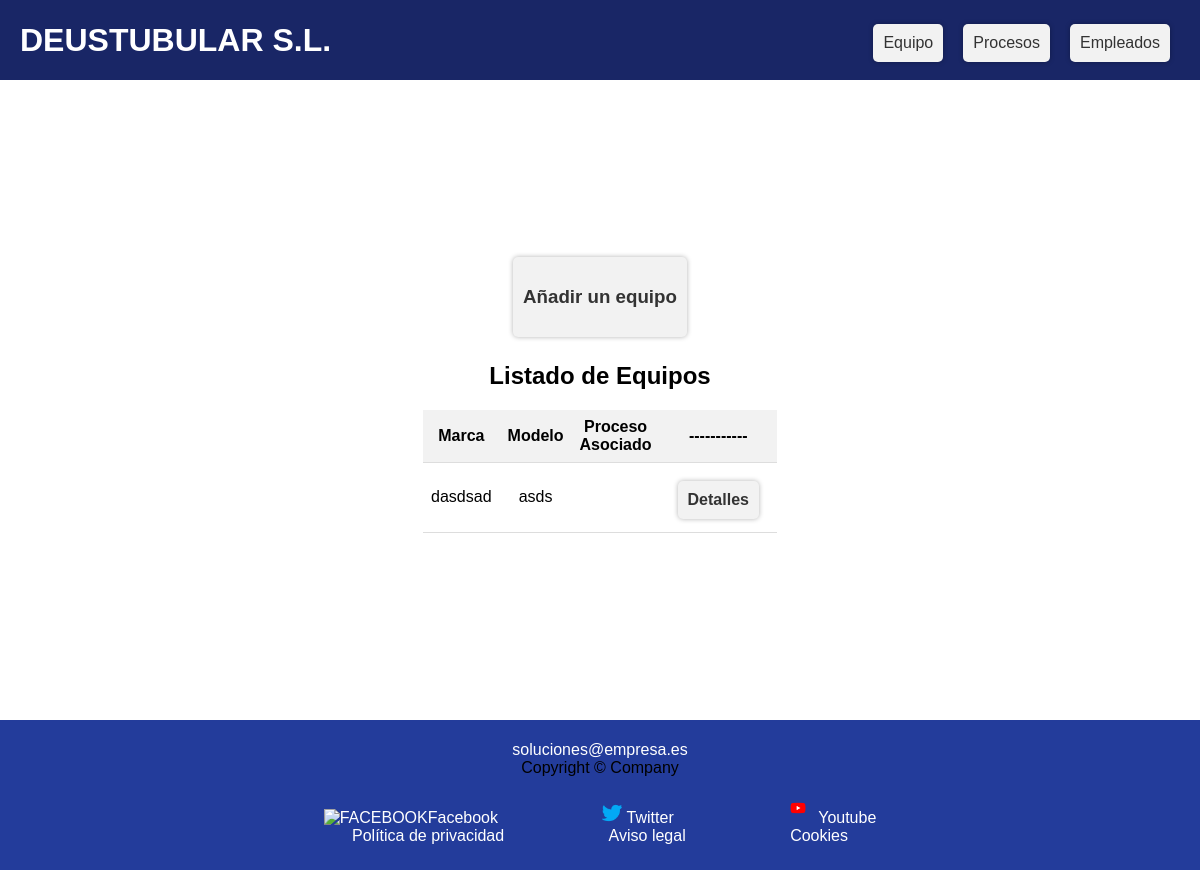
The app's page /appdeustutub/equipos/, older data.
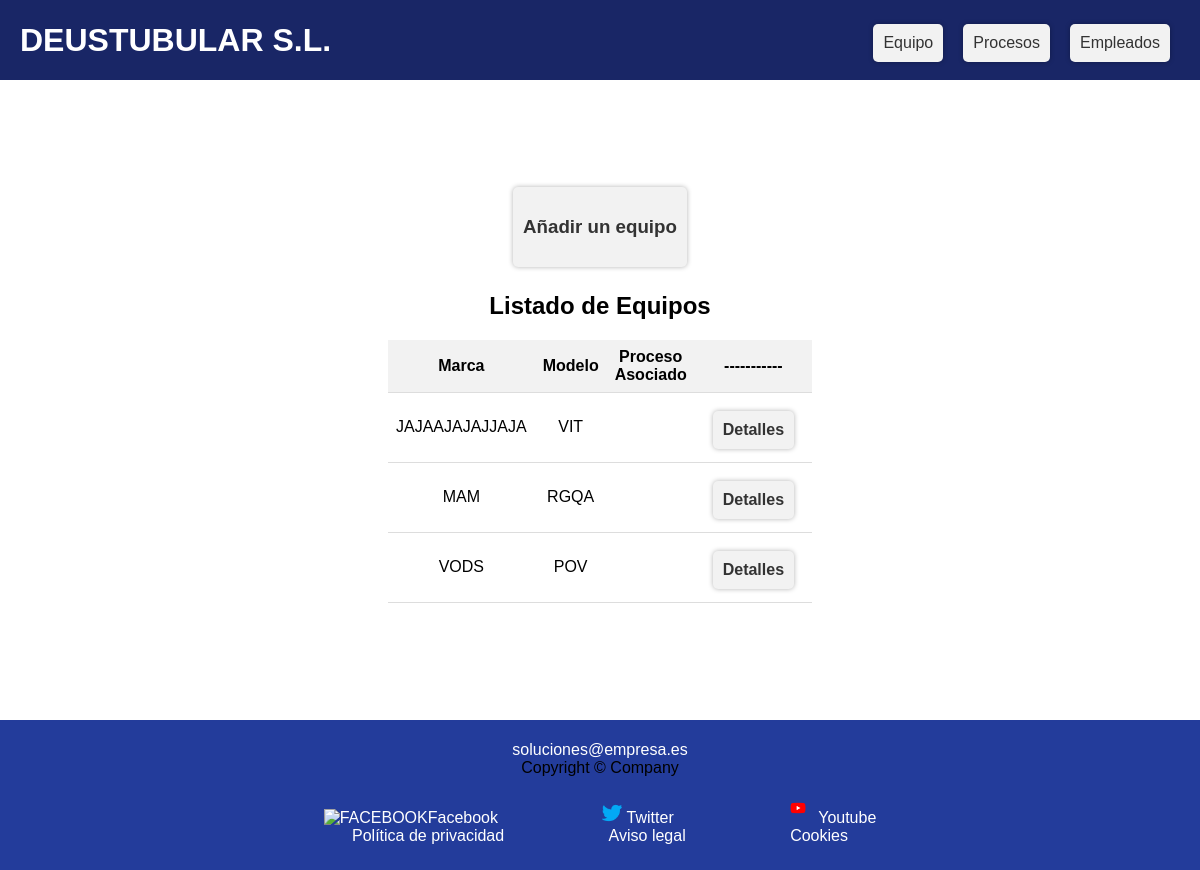
The same page, newer data.
### appdeustutub/models.py (models this page shows, shortened)
class Equipo(models.Model):
    modelo = models.CharField(max_length=100)
    marca = models.CharField(max_length=100)
    categoria = models.ForeignKey(Categoria, on_delete=models.CASCADE)
    fecha_adquisicion = models.DateField()
    fecha_instalacion = models.DateField()

### appdeustutub/views.py (the view)
# urls.py: path('equipos/', views.index_equipo, name='index_equipo'),
def index_equipo(request):
	equipos = Equipo.objects.order_by('marca')
	context = { 'lista_equipos': equipos}
	return render(request, 'index_equipo.html', context)

### appdeustutub/templates/index_equipo.html (shortened to what this page needs)
{% extends "base.html" %}
{% load static %}
{% block contenido %}
<div id="content">
    <ul>
        <li><a href="{% url 'add_equipo' %}"><strong>
                    <h3>Añadir un equipo</h3>
                </strong></a></li>
    </ul>
    <h2>Listado de Equipos</h2>
    <ul>
        {% if lista_equipos %}
        <table>
            <thead>
                <tr>
                    <th>Marca</th>
                    <th>Modelo</th>
                    <th>Proceso Asociado</th>
                    <th>-----------</th>
                </tr>
            </thead>
            <tbody>
                {% for equipo in lista_equipos %}
                <tr>
                    <td>{{ equipo.marca }}</td>
                    <td>{{ equipo.modelo }}</td>
                    <td>{{ proceso.equipo }}</td>
                    <td>
                        <ul>
                            <li><a href="{% url 'detail_equipo' equipo.id %}"><strong>Detalles</strong></a></li>
                        </ul>
                    </td>
                </tr>
                {% endfor %}
            </tbody>
        </table>
        {% else %}
        <p>No existen equipos</p>
        {% endif %}
</div>
{% endblock %}

Row changes from the older to the newer data that the page shows:
removed Equipo: marca "dasdsad", modelo "asds"
added Equipo: marca "JAJAAJAJAJJAJA", modelo "VIT"
added Equipo: marca "MAM", modelo "RGQA"
added Equipo: marca "VODS", modelo "POV"
